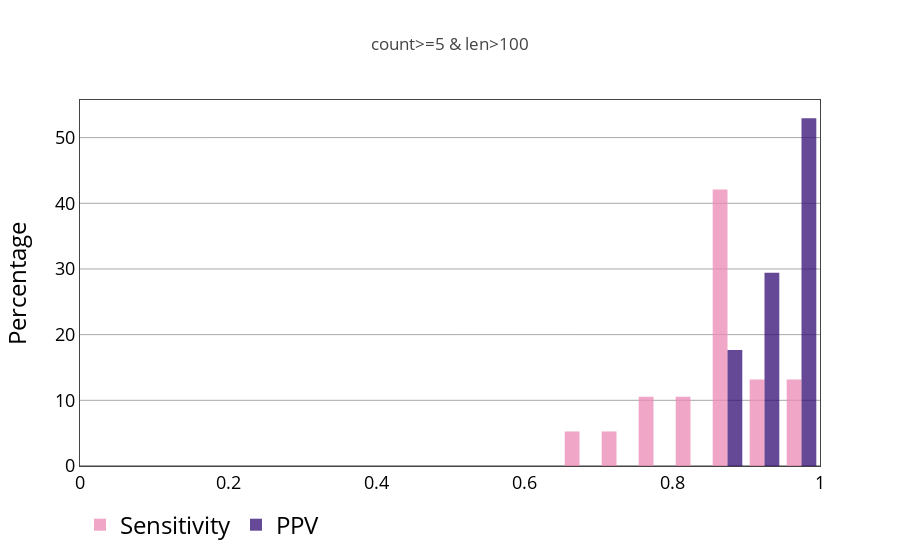

Notebook source saved alongside this figure:
### Code cell
fig = make_hist_2(df_metric[(df_metric['rnafold_count']>=5) & (df_metric['len'] > 100)],
                 'count>=5 & len>100')
iplot(fig)

### Figure 1 — Plotly figure (JSON) as saved in the notebook; plotly's stock layout.template omitted (floating-point values rounded to 4 significant figures)
{"data": [{"histnorm": "percent", "marker": {"color": "#EB89B5"}, "name": "Sensitivity", "opacity": 0.75, "type": "histogram", "uid": "eda64607-2379-43a4-8bce-4cf6311e7eb7", "x": [0.85, 1, 1, 1, 0.9211, 1, 0.8889, 0.7576, 0.9143, 1, 0.8571, 0.931, 1, 1, 0.9737, 1, 1, 0.9737, 0.7742, 0.8, 0.8788, 0.8788, 0.8529, 0.8857, 0.8571, 0.8, 1, 1, 1, 1, 0.8571, 1, 1, 0.9143, 1, 0.9714, 1, 0.8824, 0.8788, 0.9697, 1, 1, 1, 1, 1, 1, 0.8684, 0.9474, 1, 0.7838, 0.8649, 0.8919, 0.8649, 0.8298, 0.8298, 0.6744, 0.7209, 0.6905, 0.8718, 0.7179, 0.975, 0.7714, 1, 1, 1], "xbins": {"end": 1, "size": 0.05, "start": 0}}, {"histnorm": "percent", "marker": {"color": "#330C73"}, "name": "PPV", "opacity": 0.75, "type": "histogram", "uid": "d6a3eb16-4476-4aa6-8847-494ebef65cfa", "x": [1, 0.9811, 1, 1, 1, 1, 1, 0.9615, 1, 0.9643, 0.8571, 1, 0.9643, 1, 0.9737, 1, 1, 0.9737, 0.8889, 0.8889, 0.9355, 0.9355, 0.9355, 1, 0.9677, 0.9032, 0.9706, 1, 1, 1, 1, 0.9706, 0.9737, 0.9143, 1, 1, 1, 0.8571, 0.8529, 0.9697, 1, 0.973, 1, 1, 0.973, 1, 0.9706, 1, 1, 1, 0.9143, 0.9429, 0.9412, 1, 0.975, 1, 0.8857, 1, 1, 0.9333, 0.975, 0.931, 0.975, 1, 0.975], "xbins": {"end": 1, "size": 0.05, "start": 0}}], "layout": {"legend": {"font": {"color": "#000", "size": 24}, "orientation": "h"}, "paper_bgcolor": "rgba(0,0,0,0)", "plot_bgcolor": "rgba(0,0,0,0)", "title": {"text": "count>=5 & len>100"}, "xaxis": {"mirror": true, "range": [0, 1], "showgrid": false, "showline": true, "tickfont": {"color": "#000", "size": 18}, "title": {"font": {"color": "#000", "size": 24}}, "zeroline": false}, "yaxis": {"gridcolor": "darkgray", "gridwidth": 1, "mirror": true, "showgrid": true, "showline": true, "tickfont": {"color": "#000", "size": 18}, "title": {"font": {"color": "#000", "size": 24}, "text": "Percentage"}}}}
